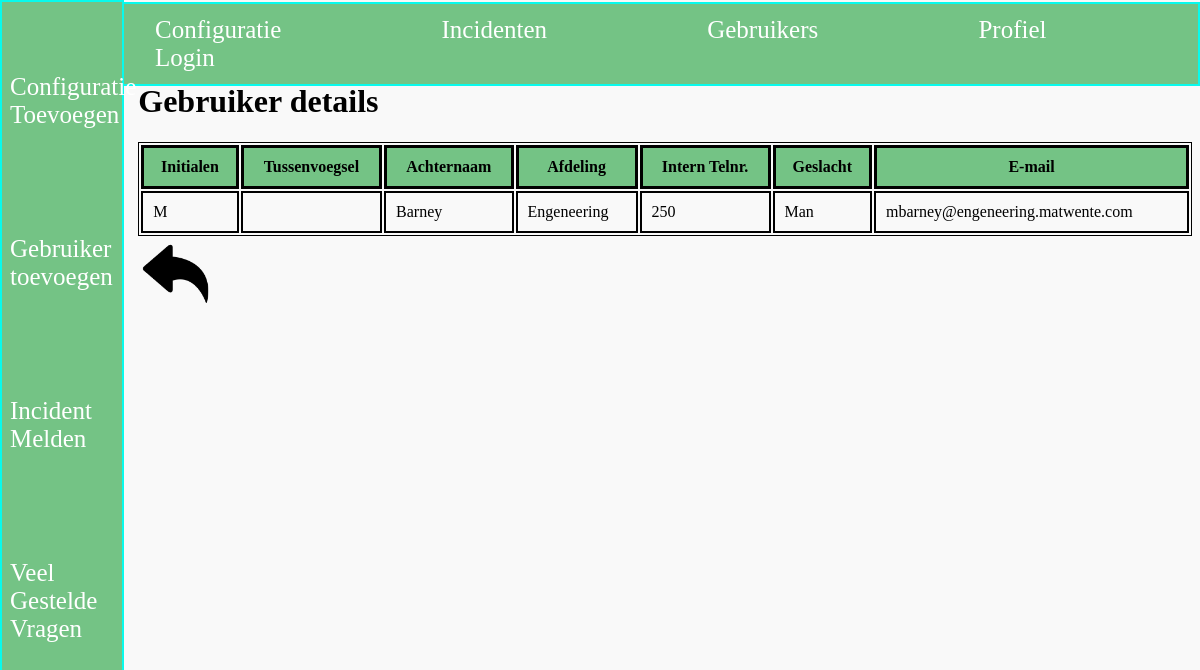
Page /php/gebruikerdetails.php?userID=7 on the earlier database version.
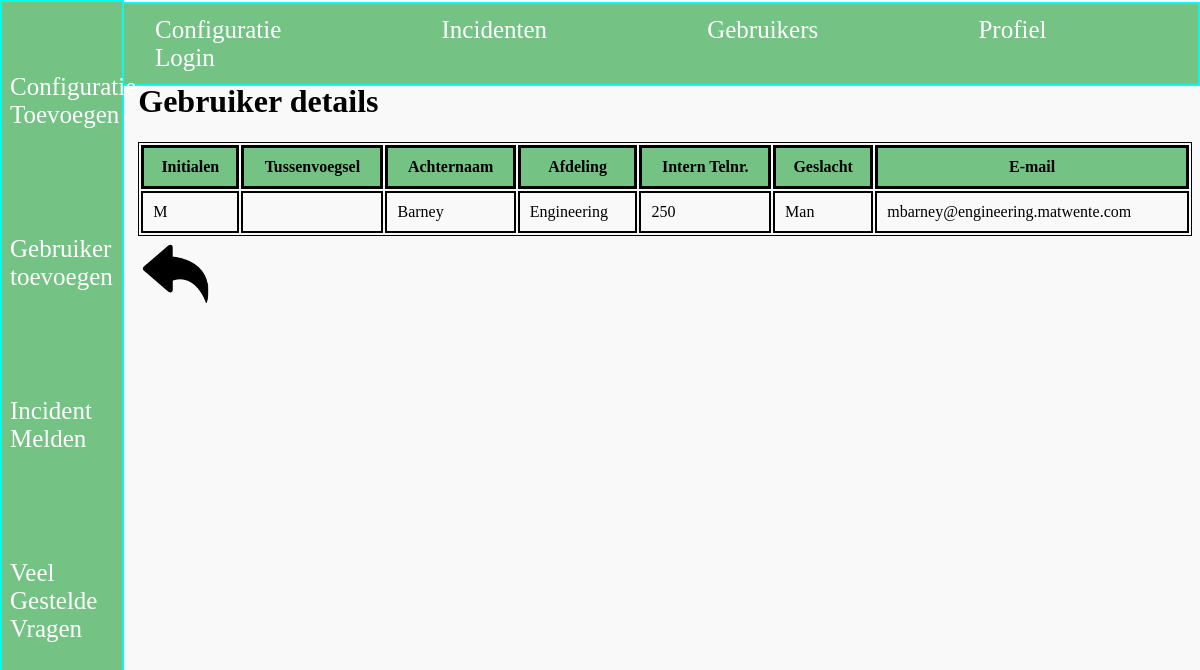
Same page on the later database version.
### tables this page shows
CREATE TABLE `user` (
  `userID` int(11) NOT NULL,
  `initials` varchar(1) DEFAULT NULL,
  `surname` varchar(50) DEFAULT NULL,
  `middleName` varchar(50) DEFAULT NULL,
  `departmentID` int(11) DEFAULT NULL,
  `interncell` varchar(3) DEFAULT NULL,
  `sex` int(3) DEFAULT NULL,
  `email` varchar(80) DEFAULT NULL,
  `password` varchar(50) DEFAULT NULL,
  `userType` int(3) DEFAULT NULL
);

CREATE TABLE `departments` (
  `departmentID` int(11) NOT NULL,
  `departmentName` varchar(50) DEFAULT NULL,
  `location` int(3) DEFAULT NULL
);

### php/gebruikerdetails.php (the view, shortened to what this page needs)
<?php
$servername = "localhost";
$username = "root";
$password = "";
$dbname = "twente";
$conn = mysqli_connect($servername, $username, $password, $dbname);
$id = $_GET["userID"];
$sql = "SELECT user.initials, user.middleName, user.surname, user.interncell, user.sex, user.email, departments.departmentName FROM user INNER JOIN departments ON departments.departmentID = user.departmentID WHERE user.userID = $id";
$result = mysqli_query($conn,$sql);
?>
<!doctype html>
<html lang="nl">
<?php include('../include/header.php');?>
<body>
	<?php include('../include/navigatie.php');?>
<br>
<br>
<br>
	<div class=table>
          <h1> Gebruiker details </h1>
	<table class="gebruikerDetails" name="incidentenDetails">
	<tr>
	  <th> Initialen </th>
		<th> Tussenvoegsel</th>
		<th> Achternaam </th>
    <th> Afdeling </th>
		<th> Intern Telnr.</th>
    <th> Geslacht </th>
		<th> E-mail </th>
	</tr>
  <?php
  if (mysqli_num_rows($result) == 1){
    while($row = mysqli_fetch_assoc($result)){
        $geslacht = $row["sex"];
      echo "<tr><td>".$row["initials"]."</td>
      <td>".$row["middleName"]."</td>
      <td>".$row["surname"]."</td>
      <td>".$row["departmentName"]."</td>
      <td>".$row["interncell"]."</td>";
      echo "<td>";
          if ($geslacht == 1) {
          echo "Man";
          } elseif ($geslacht == 2) {
          echo "Vrouw";
          } elseif ($geslacht == 3) {
           echo "Anders";
    }"</td>";
    echo"<td>".$row["email"]."</td>
      </tr>";
    }
  }
  else{
    echo "Error";
  }
  ?>
</table>
<a href="gebruikers.php"> <img class= 'return' src=../img/return.png> </a>
</div>
	</body>
</html>

Differences in the rows shown:
changed user "Barney": departmentID.departmentName "Engeneering" → "Engineering"; email "mbarney@engeneering.matwente.com" → "mbarney@engineering.matwente.com"
